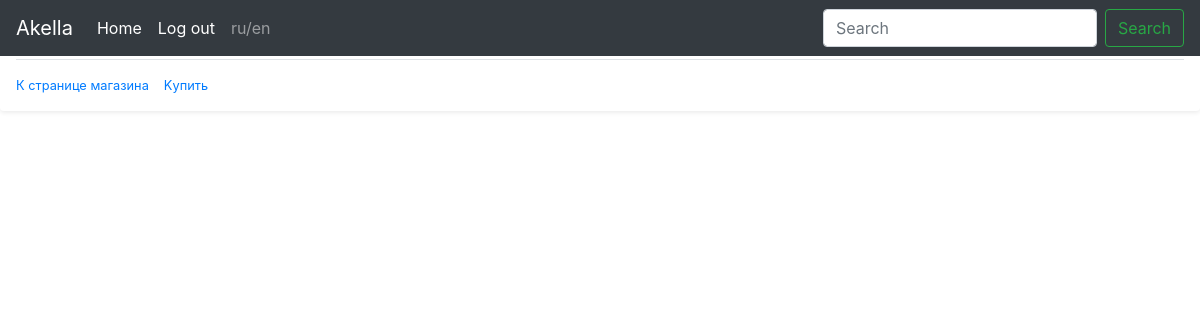
The app's page /cart-list (signed in), older data.
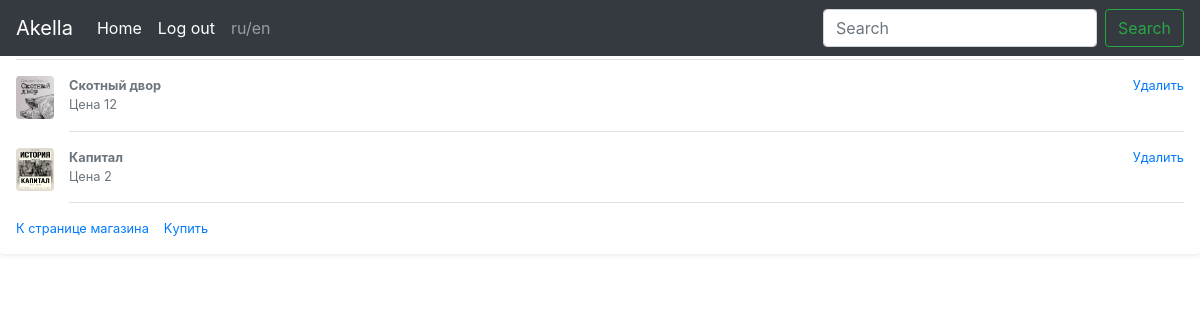
The same page, newer data.
### app/models.py (models this page shows)
class book(models.Model):
    name = models.CharField(max_length=150)
    author = models.CharField(max_length=150)
    short_description = models.CharField(max_length=150)
    long_description = models.CharField(max_length=1500)
    image = models.ImageField()
    price = models.IntegerField()

### app/views.py (the view)
# urls.py: path('cart-list', cart_list),
def cart_list(request):
    context = {'cart': cart.objects.filter(href_user=request.user)[0]}
    return render(request, 'cart.html', context)

### app/templates/cart.html (shortened to what this page needs)
{% extends 'common.html' %}
{% block content %}
<nav class="navbar navbar-expand-md navbar-dark fixed-top bg-dark">
    <a class="navbar-brand" href="">Akella</a>
{% if request.user.is_authenticated %}
    <div class="collapse navbar-collapse" id="">
    <ul class="navbar-nav mr-auto">
      <li class="nav-item active">
        <a class="nav-link" href="#">Home <span class="sr-only">(current)</span></a>
      </li>
        <li class="nav-item active">
        <a class="nav-link" href="tth">Log out <span class="sr-only">(current)</span></a>
      </li>
      <li class="nav-item">
        <a class="nav-link " href="#" tabindex="-1" aria-disabled="true">ru/en</a>
      </li>
    </ul>
    <form class="form-inline my-2 my-lg-0">
      <input class="form-control mr-sm-2" type="text" placeholder="Search" aria-label="Search">
      <button class="btn btn-outline-success my-2 my-sm-0" type="submit">Search</button>
    </form>
  </div>
{% endif %}
</nav>
<div class="my-3 p-3 bg-body rounded shadow-sm">
    <h6 class="border-bottom pb-2 mb-0">Suggestions</h6>
    {% for item in cart.many_to_many_field.all %}
    <div class="d-flex text-muted pt-3">
      <img style="margin-right: 15px" class="bd-placeholder-img flex-shrink-0 me-2 rounded" width="38" height="43"  role="img" src="static/img/{{ item.image }}"  preserveAspectRatio="xMidYMid slice" focusable="false">
      <div class="pb-3 mb-0 small lh-sm border-bottom w-100">
        <div class="d-flex justify-content-between">
          <strong class="text-gray-dark">{{item.name}}</strong>
          <a href="delete-to-cart?id={{item.id}}">Удалить</a>
        </div>
        <span class="d-block">Цена {{item.price}}</span>
      </div>
    </div>
    {% endfor %}
    <small class="d-block text-end mt-3">
        <a href="shop-book">К странице магазина</a><a style="margin-left: 15px" href="buy-cart">Kупить</a>
    </small>
  </div>
{% endblock %}

### app/templates/common.html (shortened to what this page needs)
<!DOCTYPE html>
<html lang="en">
<head>
    <link rel="stylesheet" href="static/css/bootstrap.min.css">
</head>
<body>
{% block content %}{% endblock %}
</body>
</html>

Row changes from the older to the newer data that the page shows:
added book: image (picture), name "Скотный двор", price "12"
added book: image (picture), name "Капитал", price "2"
